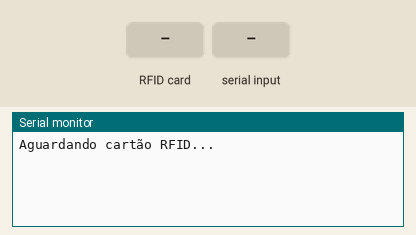
Bench run of a sketch on a simulated ESP32. On the bench: the last lines printed to the serial monitor. Inputs (shaded band) come from the test bench.

Above: at 1.2 s.
1.3 s: RFID card 43 71 3E 25 held to the reader
At 2.5 s:
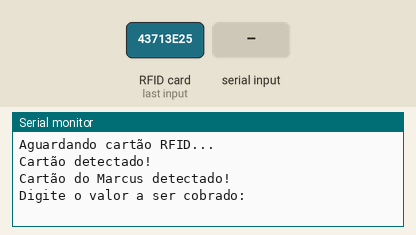
2.8 s: "43 71 3E 25 " received over Serial
At 3.6 s:
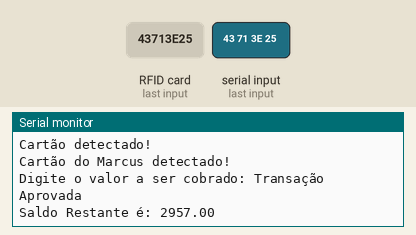

Measured:
- after the input at 1.3 s, the serial monitor: prints a new line at once (image 1)
- after the input at 2.8 s, the serial monitor: prints a new line at once (image 2)

The sketch:

POC_PAGAMENTO.ino
```cpp
#include <Arduino.h>
#include <MFRC522.h>
#include <SPI.h>

#define RST_PIN   27  // Pino de reset
#define SDA_PIN   5   // Pino SS

MFRC522 mfrc522(SDA_PIN, RST_PIN);  // Crie o objeto MFRC522

void setup() {
  Serial.begin(9600);
  SPI.begin();
  mfrc522.PCD_Init();
  Serial.println("Aguardando cartão RFID...");
}

void loop() {
  // Procure por cartões RFID
  if (mfrc522.PICC_IsNewCardPresent() && mfrc522.PICC_ReadCardSerial()) {
    Serial.println("Cartão detectado!");

    // Obtenha o UID lido
    String uidString = "";
    for (byte i = 0; i < mfrc522.uid.size; ++i) {
      uidString += String(mfrc522.uid.uidByte[i], HEX);
      uidString.toUpperCase();
      uidString += " ";
    }

    // Compare o UID lido com o UID associado a "Marcus"
    if (verificarUID(uidString)) {
      Serial.println("Cartão do Marcus detectado!");

      // Solicitar valor a ser cobrado
      float valor;
      Serial.print("Digite o valor a ser cobrado: ");
      while (!Serial.available()) {
        // Aguarde até que os dados estejam disponíveis
      }
      valor = Serial.parseFloat();

      // Efetuar o pagamento
      Pagamento(valor, 3000.00);

    } else {
      Serial.println("Cartão não associado a uma pessoa conhecida.");
    }

    mfrc522.PICC_HaltA();  // Pare a leitura do cartão
    delay(5000);  // Aguarda 5 segundos antes de procurar o próximo cartão
    Serial.println("Aguardando cartão RFID...");
  }
}

bool verificarUID(String uid) {
  // Compare o UID lido com o UID associado a "Marcus"
  // Neste exemplo, apenas um UID específico está associado a "Marcus"
  return uid == "43 71 3E 25 ";
}

void Pagamento(float valor, float saldo) {
  char texto_transacao[50];  // Ajustei para ser um array de caracteres

  if (valor < saldo) {
    float saldo_restante = saldo - valor;
    Serial.println("Transação Aprovada");
    sprintf(texto_transacao, "Saldo Restante é: %.2f", saldo_restante);
    Serial.println(texto_transacao);

  } else {
    float saldo_restante = saldo;
    Serial.println("Transação não Aprovada");
    sprintf(texto_transacao, "Seu Saldo é %.2f", saldo_restante);
    Serial.println(texto_transacao);
  }
}
```
